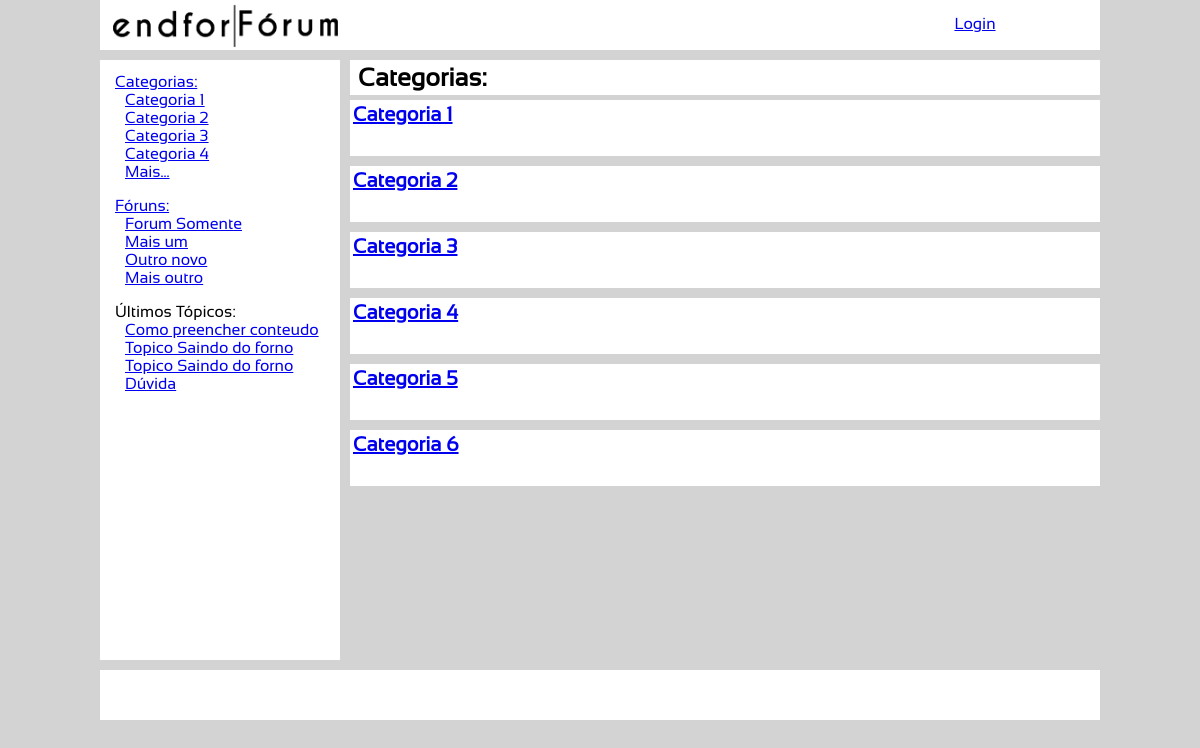
Page /categorias.php on the committed database.
### tables this page shows
CREATE TABLE `categorias` (
  `idCategoria` int(11) NOT NULL,
  `nome` char(100) DEFAULT NULL,
  `dataDeCriacao` timestamp NOT NULL DEFAULT CURRENT_TIMESTAMP,
  `fk_idUsuario` int(11) NOT NULL
);

CREATE TABLE `foruns` (
  `idForum` int(11) NOT NULL,
  `nome` char(100) DEFAULT NULL,
  `dataDeCriacao` timestamp NOT NULL DEFAULT CURRENT_TIMESTAMP,
  `fk_idUsuario` int(11) DEFAULT NULL,
  `fk_idCategoria` int(11) DEFAULT NULL
);

CREATE TABLE `topicos` (
  `idTopico` int(11) NOT NULL,
  `nome` char(100) DEFAULT NULL,
  `conteudo` text,
  `dataDeCriacao` timestamp NOT NULL DEFAULT CURRENT_TIMESTAMP,
  `fk_idForum` int(11) DEFAULT NULL,
  `fk_idUsuario` int(11) DEFAULT NULL
);

### Classes/Categoria.php (called while the page is built, shortened)
<?php
class Categoria implements ORMInterface {
	private $idCategoria;
	private $nome;
	public function getIdCategoria() {
		return $this->idCategoria;
	}
	public function getNome() {
		return $this->nome;
	}
	public function setIdCategoria($idCategoria) {
		$this->idCategoria = $idCategoria;
	}
	public function setNome($nome) {
		$this->nome = $nome;
	}
	public static function getDB() {
		$db = new PDO('mysql:host=localhost;dbname=forum',
						'root', '');
		$db->setAttribute(PDO::ATTR_ERRMODE,
				PDO::ERRMODE_EXCEPTION);
		return $db;
	}
	public static function findAll() {
		$db = self::getDB();
		$sql = "SELECT *
				FROM categorias ";
		$query = $db->query($sql);
		$categorias = array();
		foreach ($query as $dados) {
			$categoria = new Categoria();
			$categoria->setIdCategoria( $dados['idCategoria'] );
			$categoria->setNome( $dados['nome'] );
			$categoria->setFkIdUsuario( $dados['fk_idUsuario'] );
			$categoria->setDataDeCriacao( $dados['dataDeCriacao'] );
			$categorias[] = $categoria;
		}
		return $categorias;
	}
}

### Classes/Forum.php (called while the page is built, shortened)
<?php
class Forum implements ORMInterface {
	private $idForum;
	private $nome;
	public function getIdForum() {
		return $this->idForum;
	}
	public function getNome() {
		return $this->nome;
	}
	public function setIdForum($idForum) {
		$this->idForum = $idForum;
	}
	public function setNome($nome) {
		$this->nome = $nome;
	}
	public static function getDB() {
		$db = new PDO('mysql:host=localhost;dbname=forum',
						'root', '');
		$db->setAttribute(PDO::ATTR_ERRMODE,
				PDO::ERRMODE_EXCEPTION);
		return $db;
	}
	public static function findAll() {
		$db = self::getDB();
		$sql = "SELECT *
				FROM foruns ";
		$query = $db->query($sql);
		$foruns = array();
		foreach ($query as $dados) {
			$forum = new Forum();
			$forum->setIdForum( $dados['idForum'] );
			$forum->setNome( $dados['nome'] );
			$forum->setFkIdUsuario( $dados['fk_idUsuario'] );
			$forum->setFkIdCategoria( $dados['fk_idCategoria'] );
			$forum->setDataDeCriacao( $dados['dataDeCriacao'] );
			$foruns[] = $forum;
		}
		return $foruns;
	}
}

### Classes/Topico.php (called while the page is built, shortened)
<?php
class Topico implements ORMInterface {
	private $idTopico;
	private $nome;
	public function getIdTopico() {
		return $this->idTopico;
	}
	public function getNome() {
		return $this->nome;
	}
	public function setIdTopico($idTopico) {
		$this->idTopico = $idTopico;
	}
	public function setNome($nome) {
		$this->nome = $nome;
	}
	public static function getDB() {
		$db = new PDO('mysql:host=localhost;dbname=forum',
						'root', '');
		$db->setAttribute(PDO::ATTR_ERRMODE,
				PDO::ERRMODE_EXCEPTION);
		return $db;
	}
	public static function findAll() {
		$db = self::getDB();
		$sql = "SELECT *
				FROM topicos ";
		$query = $db->query($sql);
		$topicos = array();
		foreach ($query as $dados) {
			$topico = new Topico();
			$topico->setIdTopico( $dados['idTopico'] );
			$topico->setNome( $dados['nome'] );
			$topico->setConteudo( $dados['conteudo'] );
			$topico->setFkIdUsuario( $dados['fk_idUsuario'] );
			$topico->setFkIdForum( $dados['fk_idForum'] );
			$topico->setDataDeCriacao( $dados['dataDeCriacao'] );
			$topicos[] = $topico;
		}
		return $topicos;
	}
}

### views/conteudo/lista_conteudo_categorias.php (the view)
<? $val = 10 ?>
<?
	require_once './Classes/Categoria.php';
	$categorias = Categoria::findAll();
?>
<? foreach ($categorias as $categoria): ?>
	<? if($val <= 1): ?>
		<div class="categoria_conteudo">
			<? print('<a href="#">Mais...</a>');?>
		</div>
		<? break; ?>
	<? else: ?>
		<div class="categoria_conteudo">
			<h2>
				<a href="categoria.php?idcategoria=<?print($categoria->getIdCategoria());?>"> <? print($categoria->getNome()); ?> </a>
			</h2>
		</div>
		<? $val = $val-1; ?>
	<? endif; ?>
<? endforeach; ?>

### views/ul/lista_categorias.php
<? $val = 5 ?>
<?
	require_once './Classes/Categoria.php';
	$categorias = Categoria::findAll();
?>
<? foreach ($categorias as $categoria): ?>
	<? if($val <= 1): ?>
		<li>
		<? print('<a href="categorias.php">Mais...</a>'); ?>
		</li>
		<? break; ?>
	<? else: ?>
	<li>
		<a href="./categoria.php?idcategoria=<? print($categoria->getIdCategoria()); ?>">
			<? print($categoria->getNome()); ?>
		</a>
		<? $val = $val-1; ?>
	</li>
	<? endif; ?>
<? endforeach; ?>

### views/ul/lista_foruns.php
<? $val = 5 ?>
<?
	require_once './Classes/Forum.php';
	$foruns = Forum::findAll();
?>
<? foreach ($foruns as $forum): ?>
	<? if($val <= 1): ?>
		<li>
		<? print('<a href="foruns.php">Mais...</a>');?>
		</li>
		<? break; ?>
	<? else: ?>
	<li>
		<a href="forum.php?idforum=<? print($forum->getIdForum()); ?>">
			<? print($forum->getNome()); ?>
		</a>
		<? $val = $val-1; ?>
	</li>
	<? endif; ?>
<? endforeach; ?>

### views/ul/lista_topicos.php
<? $val = 5 ?>
<?
	require_once './Classes/Topico.php';
	$topico = Topico::findAll();
?>
<? foreach ($topico as $topico): ?>
	<? if($val <= 1): ?>
		<? break; ?>
	<? else: ?>
	<li>
		<a href="topico.php?idtopico=<? print($topico->getIdTopico()); ?>">
			<? print($topico->getNome()); ?>
		</a>
		<? $val = $val-1; ?>
	</li>
	<? endif; ?>
<? endforeach; ?>

### css/style.css (style rules this page uses)
* { margin: 0; padding: 0; font-family: kenyan; }
body { background-color: lightgray; width: 1000px; margin: auto; }
#lista_lateral ul li { margin-left: 10px; }
.categoria_conteudo { margin-top: 5px; margin-bottom: 5px; padding: 3px; height: 50px; float: left; width: 99.2%; background-color: white; }
.categoria_conteudo > h2 { font-size: 20px; }

### rows in the picture
categorias: nome "Categoria 1"
categorias: nome "Categoria 2"
categorias: nome "Categoria 3"
categorias: nome "Categoria 4"
categorias: shows "Mais...", nome "Categoria 5"
foruns: nome "Forum Somente"
foruns: nome "Mais um"
foruns: nome "Outro novo"
foruns: nome "Mais outro"
topicos: nome "Como preencher conteudo"
topicos: nome "Topico Saindo do forno"
topicos: nome "Topico Saindo do forno"
topicos: nome "Dúvida"
categorias: nome "Categoria 6"
